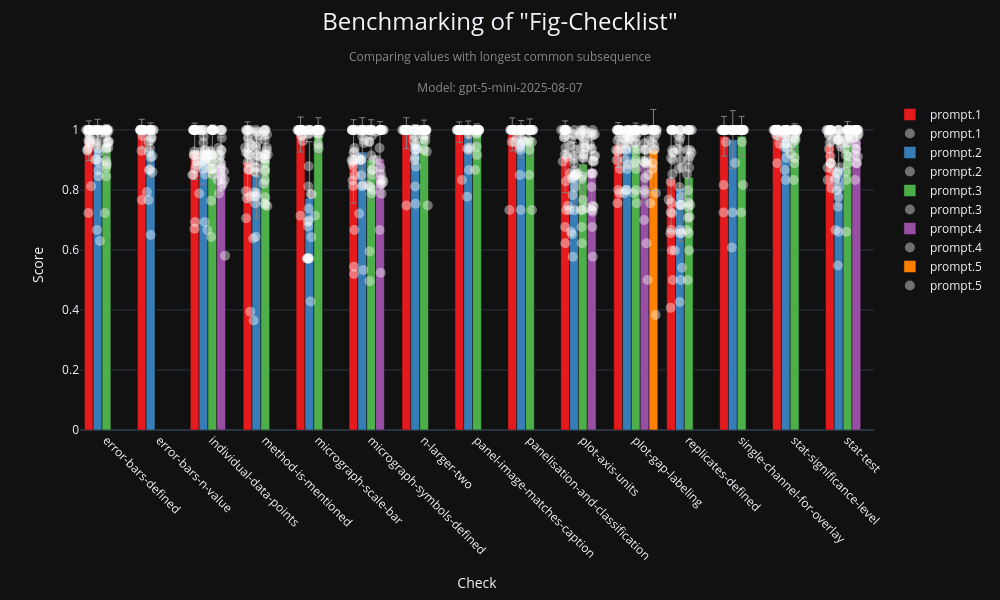

Notebook cell for this chart:
### Code cell
fig, df = checklist_visualization(
    "fig-checklist",
    metric="longest_common_subsequence",  # "semantic_similarity", "perfect_match"
    model=MODEL,
    aggregation_level=0
)
fig.show()

### Figure 1 — Plotly figure (JSON) as saved in the notebook; plotly's stock layout.template omitted (floating-point values rounded to 4 significant figures; data arrays with more than 128 entries replaced by an {"elided": "..."} marker saying what was removed)
{"data": [{"error_y": {"array": [0.06604, 0.04901, 0.09392, 0.1343, 0.05831, 0.1388, 0.05135, 0.03402, 0.05489, 0.1196, 0.07473, 0.1745, 0.0661, 0.02413, 0.06242], "color": "grey", "thickness": 1, "type": "data", "visible": true, "width": 3}, "hoverinfo": "text", "hovertext": ["Check: error-bars-defined<br>Average Score: 0.964<br>Prompt: prompt.1<br>Num Points: 24", "Check: error-bars-n-value<br>Average Score: 0.987<br>Prompt: prompt.1<br>Num Points: 24", "Check: individual-data-points<br>Average Score: 0.929<br>Prompt: prompt.1<br>Num Points: 24", "Check: method-is-mentioned<br>Average Score: 0.893<br>Prompt: prompt.1<br>Num Points: 24", "Check: micrograph-scale-bar<br>Average Score: 0.985<br>Prompt: prompt.1<br>Num Points: 24", "Check: micrograph-symbols-defined<br>Average Score: 0.895<br>Prompt: prompt.1<br>Num Points: 24", "Check: n-larger-two<br>Average Score: 0.990<br>Prompt: prompt.1<br>Num Points: 24", "Check: panel-image-matches-caption<br>Average Score: 0.993<br>Prompt: prompt.1<br>Num Points: 24", "Check: panelisation-and-classification<br>Average Score: 0.986<br>Prompt: prompt.1<br>Num Points: 24", "Check: plot-axis-units<br>Average Score: 0.911<br>Prompt: prompt.1<br>Num Points: 24", "Check: plot-gap-labeling<br>Average Score: 0.950<br>Prompt: prompt.1<br>Num Points: 24", "Check: replicates-defined<br>Average Score: 0.836<br>Prompt: prompt.1<br>Num Points: 24", "Check: single-channel-for-overlay<br>Average Score: 0.979<br>Prompt: prompt.1<br>Num Points: 24", "Check: stat-significance-level<br>Average Score: 0.992<br>Prompt: prompt.1<br>Num Points: 24", "Check: stat-test<br>Average Score: 0.949<br>Prompt: prompt.1<br>Num Points: 24"], "marker": {"color": "rgb(228,26,28)"}, "name": "prompt.1", "showlegend": true, "type": "bar", "width": 0.1667, "x": [-0.3333, 0.6667, 1.667, 2.667, 3.667, 4.667, 5.667, 6.667, 7.667, 8.667, 9.667, 10.67, 11.67, 12.67, 13.67], "y": [0.9642, 0.9866, 0.9288, 0.8929, 0.9849, 0.8954, 0.9895, 0.9931, 0.9856, 0.9108, 0.9499, 0.8363, 0.9792, 0.9918, 0.9493]}, {"hovertext": {"elided": "360 str values"}, "marker": {"color": "white", "line": {"color": "white", "width": 0}, "opacity": 0.4, "size": 10}, "mode": "markers", "name": "prompt.1", "showlegend": true, "type": "scatter", "x": {"elided": "360 float values"}, "y": {"elided": "360 float values"}}, {"error_y": {"array": [0.1008, 0.09148, 0.0874, 0.1448, 0.1883, 0.1143, 0.06482, 0.05344, 0.06135, 0.1079, 0.06792, 0.1759, 0.09691, 0.04601, 0.1261], "color": "grey", "thickness": 1, "type": "data", "visible": true, "width": 3}, "hoverinfo": "text", "hovertext": ["Check: error-bars-defined<br>Average Score: 0.935<br>Prompt: prompt.2<br>Num Points: 24", "Check: error-bars-n-value<br>Average Score: 0.932<br>Prompt: prompt.2<br>Num Points: 24", "Check: individual-data-points<br>Average Score: 0.906<br>Prompt: prompt.2<br>Num Points: 24", "Check: method-is-mentioned<br>Average Score: 0.850<br>Prompt: prompt.2<br>Num Points: 24", "Check: micrograph-scale-bar<br>Average Score: 0.773<br>Prompt: prompt.2<br>Num Points: 24", "Check: micrograph-symbols-defined<br>Average Score: 0.927<br>Prompt: prompt.2<br>Num Points: 24", "Check: n-larger-two<br>Average Score: 0.954<br>Prompt: prompt.2<br>Num Points: 24", "Check: panel-image-matches-caption<br>Average Score: 0.976<br>Prompt: prompt.2<br>Num Points: 24", "Check: panelisation-and-classification<br>Average Score: 0.970<br>Prompt: prompt.2<br>Num Points: 24", "Check: plot-axis-units<br>Average Score: 0.850<br>Prompt: prompt.2<br>Num Points: 24", "Check: plot-gap-labeling<br>Average Score: 0.944<br>Prompt: prompt.2<br>Num Points: 24", "Check: replicates-defined<br>Average Score: 0.805<br>Prompt: prompt.2<br>Num Points: 24", "Check: single-channel-for-overlay<br>Average Score: 0.968<br>Prompt: prompt.2<br>Num Points: 24", "Check: stat-significance-level<br>Average Score: 0.968<br>Prompt: prompt.2<br>Num Points: 24", "Check: stat-test<br>Average Score: 0.875<br>Prompt: prompt.2<br>Num Points: 24"], "marker": {"color": "rgb(55,126,184)"}, "name": "prompt.2", "showlegend": true, "type": "bar", "width": 0.1667, "x": [-0.1667, 0.8333, 1.833, 2.833, 3.833, 4.833, 5.833, 6.833, 7.833, 8.833, 9.833, 10.83, 11.83, 12.83, 13.83], "y": [0.9348, 0.932, 0.9064, 0.8501, 0.7728, 0.9266, 0.9537, 0.9763, 0.9702, 0.8499, 0.9439, 0.805, 0.9676, 0.9681, 0.8749]}, {"hovertext": {"elided": "360 str values"}, "marker": {"color": "white", "line": {"color": "white", "width": 0}, "opacity": 0.4, "size": 10}, "mode": "markers", "name": "prompt.2", "showlegend": true, "type": "scatter", "x": {"elided": "360 float values"}, "y": {"elided": "360 float values"}}, {"error_y": {"array": [0.06656, 0.08929, 0.08275, 0.05909, 0.1338, 0.05343, 0.03261, 0.06169, 0.1144, 0.07538, 0.1492, 0.0661, 0.04275, 0.07801], "color": "grey", "thickness": 1, "type": "data", "visible": true, "width": 3}, "hoverinfo": "text", "hovertext": ["Check: error-bars-defined<br>Average Score: 0.952<br>Prompt: prompt.3<br>Num Points: 24", "Check: individual-data-points<br>Average Score: 0.928<br>Prompt: prompt.3<br>Num Points: 24", "Check: method-is-mentioned<br>Average Score: 0.899<br>Prompt: prompt.3<br>Num Points: 24", "Check: micrograph-scale-bar<br>Average Score: 0.982<br>Prompt: prompt.3<br>Num Points: 24", "Check: micrograph-symbols-defined<br>Average Score: 0.900<br>Prompt: prompt.3<br>Num Points: 24", "Check: n-larger-two<br>Average Score: 0.980<br>Prompt: prompt.3<br>Num Points: 24", "Check: panel-image-matches-caption<br>Average Score: 0.988<br>Prompt: prompt.3<br>Num Points: 24", "Check: panelisation-and-classification<br>Average Score: 0.975<br>Prompt: prompt.3<br>Num Points: 24", "Check: plot-axis-units<br>Average Score: 0.887<br>Prompt: prompt.3<br>Num Points: 24", "Check: plot-gap-labeling<br>Average Score: 0.948<br>Prompt: prompt.3<br>Num Points: 24", "Check: replicates-defined<br>Average Score: 0.843<br>Prompt: prompt.3<br>Num Points: 24", "Check: single-channel-for-overlay<br>Average Score: 0.979<br>Prompt: prompt.3<br>Num Points: 24", "Check: stat-significance-level<br>Average Score: 0.978<br>Prompt: prompt.3<br>Num Points: 24", "Check: stat-test<br>Average Score: 0.950<br>Prompt: prompt.3<br>Num Points: 24"], "marker": {"color": "rgb(77,175,74)"}, "name": "prompt.3", "showlegend": true, "type": "bar", "width": 0.1667, "x": [0, 2, 3, 4, 5, 6, 7, 8, 9, 10, 11, 12, 13, 14], "y": [0.952, 0.9278, 0.8994, 0.9819, 0.9003, 0.9795, 0.9877, 0.9751, 0.887, 0.9477, 0.8426, 0.9792, 0.9781, 0.95]}, {"hovertext": {"elided": "336 str values"}, "marker": {"color": "white", "line": {"color": "white", "width": 0}, "opacity": 0.4, "size": 10}, "mode": "markers", "name": "prompt.3", "showlegend": true, "type": "scatter", "x": {"elided": "336 float values"}, "y": {"elided": "336 float values"}}, {"error_y": {"array": [0.09139, 0.1247, 0.1146, 0.1301, 0.04686], "color": "grey", "thickness": 1, "type": "data", "visible": true, "width": 3}, "hoverinfo": "text", "hovertext": ["Check: individual-data-points<br>Average Score: 0.886<br>Prompt: prompt.4<br>Num Points: 24", "Check: micrograph-symbols-defined<br>Average Score: 0.903<br>Prompt: prompt.4<br>Num Points: 24", "Check: plot-axis-units<br>Average Score: 0.869<br>Prompt: prompt.4<br>Num Points: 24", "Check: plot-gap-labeling<br>Average Score: 0.889<br>Prompt: prompt.4<br>Num Points: 24", "Check: stat-test<br>Average Score: 0.965<br>Prompt: prompt.4<br>Num Points: 24"], "marker": {"color": "rgb(152,78,163)"}, "name": "prompt.4", "showlegend": true, "type": "bar", "width": 0.1667, "x": [2.167, 5.167, 9.167, 10.17, 14.17], "y": [0.8856, 0.9032, 0.8688, 0.8886, 0.9652]}, {"hovertext": ["10.1038_emboj.2009.312", "10.1038_s44319-025-00432-6", "10.1038_emboj.2009.340", "10.1038_s44319-025-00438-0", "10.1038_embor.2009.217", "10.1038_s44320-025-00092-7", "10.1038_s44320-025-00092-7", "10.1038_embor.2009.233", "10.1038_s44320-025-00094-5", "10.1038_s44318-025-00409-0", "10.1038_s44320-025-00096-3", "10.1038_s44318-025-00412-5", "10.1038_s44321-025-00219-1", "10.1038_s44318-025-00416-1", "10.1038_s44319-025-00415-7", "10.1038_s44321-025-00224-4", "10.15252_emmm.201404392", "10.15252_emmm.201404392", "10.15252_emmm.201404392", "10.15252_emmm.201606261", "10.1038_s44319-025-00629-9", "10.1038_s41592-023-01987", "10.1242_jcs.242834", "10.1242_jcs.242834", "10.1038_emboj.2009.312", "10.1038_s44319-025-00432-6", "10.1038_emboj.2009.340", "10.1038_s44319-025-00438-0", "10.1038_embor.2009.217", "10.1038_s44320-025-00092-7", "10.1038_s44320-025-00092-7", "10.1038_embor.2009.233", "10.1038_s44320-025-00094-5", "10.1038_s44318-025-00409-0", "10.1038_s44320-025-00096-3", "10.1038_s44318-025-00412-5", "10.1038_s44321-025-00219-1", "10.1038_s44318-025-00416-1", "10.1038_s44319-025-00415-7", "10.1038_s44321-025-00224-4", "10.15252_emmm.201404392", "10.15252_emmm.201404392", "10.15252_emmm.201404392", "10.15252_emmm.201606261", "10.1038_s44319-025-00629-9", "10.1038_s41592-023-01987", "10.1242_jcs.242834", "10.1242_jcs.242834", "10.1038_emboj.2009.312", "10.1038_s44319-025-00432-6", "10.1038_emboj.2009.340", "10.1038_s44319-025-00438-0", "10.1038_embor.2009.217", "10.1038_s44320-025-00092-7", "10.1038_s44320-025-00092-7", "10.1038_embor.2009.233", "10.1038_s44320-025-00094-5", "10.1038_s44318-025-00409-0", "10.1038_s44320-025-00096-3", "10.1038_s44318-025-00412-5", "10.1038_s44321-025-00219-1", "10.1038_s44318-025-00416-1", "10.1038_s44319-025-00415-7", "10.1038_s44321-025-00224-4", "10.15252_emmm.201404392", "10.15252_emmm.201404392", "10.15252_emmm.201404392", "10.15252_emmm.201606261", "10.1038_s44319-025-00629-9", "10.1038_s41592-023-01987", "10.1242_jcs.242834", "10.1242_jcs.242834", "10.1038_emboj.2009.312", "10.1038_s44319-025-00432-6", "10.1038_emboj.2009.340", "10.1038_s44319-025-00438-0", "10.1038_embor.2009.217", "10.1038_s44320-025-00092-7", "10.1038_s44320-025-00092-7", "10.1038_embor.2009.233", "10.1038_s44320-025-00094-5", "10.1038_s44318-025-00409-0", "10.1038_s44320-025-00096-3", "10.1038_s44318-025-00412-5", "10.1038_s44321-025-00219-1", "10.1038_s44318-025-00416-1", "10.1038_s44319-025-00415-7", "10.1038_s44321-025-00224-4", "10.15252_emmm.201404392", "10.15252_emmm.201404392", "10.15252_emmm.201404392", "10.15252_emmm.201606261", "10.1038_s44319-025-00629-9", "10.1038_s41592-023-01987", "10.1242_jcs.242834", "10.1242_jcs.242834", "10.1038_emboj.2009.312", "10.1038_s44319-025-00432-6", "10.1038_emboj.2009.340", "10.1038_s44319-025-00438-0", "10.1038_embor.2009.217", "10.1038_s44320-025-00092-7", "10.1038_s44320-025-00092-7", "10.1038_embor.2009.233", "10.1038_s44320-025-00094-5", "10.1038_s44318-025-00409-0", "10.1038_s44320-025-00096-3", "10.1038_s44318-025-00412-5", "10.1038_s44321-025-00219-1", "10.1038_s44318-025-00416-1", "10.1038_s44319-025-00415-7", "10.1038_s44321-025-00224-4", "10.15252_emmm.201404392", "10.15252_emmm.201404392", "10.15252_emmm.201404392", "10.15252_emmm.201606261", "10.1038_s44319-025-00629-9", "10.1038_s41592-023-01987", "10.1242_jcs.242834", "10.1242_jcs.242834"], "marker": {"color": "white", "line": {"color": "white", "width": 0}, "opacity": 0.4, "size": 10}, "mode": "markers", "name": "prompt.4", "showlegend": true, "type": "scatter", "x": [2.188, 2.125, 2.157, 2.179, 2.152, 2.241, 2.175, 2.12, 2.196, 2.154, 2.222, 2.173, 2.168, 2.122, 2.102, 2.172, 2.135, 2.168, 2.159, 2.17, 2.152, 2.231, 2.165, 2.15, 5.211, 5.2, 5.167, 5.175, 5.167, 5.175, 5.166, 5.173, 5.159, 5.185, 5.163, 5.176, 5.11, 5.163, 5.181, 5.236, 5.186, 5.095, 5.198, 5.159, 5.229, 5.197, 5.2, 5.231, 9.154, 9.169, 9.161, 9.15, 9.187, 9.189, 9.205, 9.185, 9.18, 9.141, 9.164, 9.176, 9.191, 9.206, 9.185, 9.208, 9.172, 9.1, 9.174, 9.192, 9.133, 9.231, 9.2, 9.226, 10.16, 10.11, 10.22, 10.17, 10.18, 10.2, 10.16, 10.16, 10.18, 10.17, 10.19, 10.21, 10.15, 10.18, 10.21, 10.2, 10.23, 10.16, 10.21, 10.15, 10.16, 10.14, 10.18, 10.14, 14.16, 14.15, 14.14, 14.11, 14.16, 14.18, 14.16, 14.16, 14.2, 14.21, 14.16, 14.19, 14.17, 14.21, 14.1, 14.14, 14.16, 14.12, 14.2, 14.14, 14.17, 14.18, 14.17, 14.12], "y": [1.0, 0.7885, 1.0, 0.9744, 1.0, 0.5812, 0.8373, 0.9405, 0.8194, 0.916, 0.8615, 0.9318, 0.8119, 0.9167, 0.8333, 1.0, 0.9062, 0.875, 0.85, 0.9333, 0.8646, 0.8333, 0.8872, 0.8917, 0.8358, 1.0, 0.8337, 0.874, 1.0, 1.0, 1.0, 0.8195, 0.6667, 1.0, 1.0, 1.0, 0.8996, 1.0, 0.5244, 1.0, 0.8544, 0.9946, 1.0, 0.94, 1.0, 0.7879, 0.82, 0.8273, 0.9901, 0.7333, 0.9811, 0.9354, 0.7471, 0.5778, 0.7443, 0.7272, 0.6769, 0.8548, 0.8101, 0.8555, 0.9829, 0.8967, 1.0, 0.913, 0.9383, 0.9885, 0.8975, 0.8546, 0.9519, 0.9143, 0.8943, 0.9858, 0.7995, 1.0, 0.5, 0.9333, 1.0, 0.6222, 0.7, 0.9559, 0.7889, 0.84, 0.9358, 0.8913, 1.0, 1.0, 0.9333, 0.9, 0.85, 1.0, 1.0, 1.0, 0.8917, 1.0, 0.8893, 0.8964, 1.0, 0.8333, 0.9167, 0.9722, 0.8889, 0.8889, 0.9375, 0.9549, 0.9113, 1.0, 1.0, 1.0, 1.0, 0.9887, 1.0, 1.0, 0.9366, 1.0, 0.9829, 1.0, 1.0, 1.0, 0.9757, 0.9779]}, {"error_y": {"array": [0.1353], "color": "grey", "thickness": 1, "type": "data", "visible": true, "width": 3}, "hoverinfo": "text", "hovertext": ["Check: plot-gap-labeling<br>Average Score: 0.933<br>Prompt: prompt.5<br>Num Points: 24"], "marker": {"color": "rgb(255,127,0)"}, "name": "prompt.5", "showlegend": true, "type": "bar", "width": 0.1667, "x": [10.33], "y": [0.9332]}, {"hovertext": ["10.1038_emboj.2009.312", "10.1038_s44319-025-00432-6", "10.1038_emboj.2009.340", "10.1038_s44319-025-00438-0", "10.1038_embor.2009.217", "10.1038_s44320-025-00092-7", "10.1038_s44320-025-00092-7", "10.1038_embor.2009.233", "10.1038_s44320-025-00094-5", "10.1038_s44318-025-00409-0", "10.1038_s44320-025-00096-3", "10.1038_s44318-025-00412-5", "10.1038_s44321-025-00219-1", "10.1038_s44318-025-00416-1", "10.1038_s44319-025-00415-7", "10.1038_s44321-025-00224-4", "10.15252_emmm.201404392", "10.15252_emmm.201404392", "10.15252_emmm.201404392", "10.15252_emmm.201606261", "10.1038_s44319-025-00629-9", "10.1038_s41592-023-01987", "10.1242_jcs.242834", "10.1242_jcs.242834"], "marker": {"color": "white", "line": {"color": "white", "width": 0}, "opacity": 0.4, "size": 10}, "mode": "markers", "name": "prompt.5", "showlegend": true, "type": "scatter", "x": [10.33, 10.4, 10.37, 10.39, 10.3, 10.27, 10.35, 10.26, 10.38, 10.31, 10.36, 10.31, 10.34, 10.31, 10.34, 10.38, 10.29, 10.34, 10.3, 10.38, 10.34, 10.34, 10.32, 10.35], "y": [0.9995, 1.0, 0.3833, 0.9889, 1.0, 0.7556, 0.95, 0.9654, 0.7889, 0.96, 0.9358, 0.8703, 1.0, 1.0, 0.9333, 1.0, 1.0, 1.0, 1.0, 1.0, 1.0, 1.0, 0.8893, 0.9764]}], "layout": {"barmode": "group", "height": 600, "title": {"font": {"size": 24}, "text": "Benchmarking of \"Fig-Checklist\"<br><span style=\"font-size: 0.5em; color: #888;\">Comparing values with longest common subsequence</span><br><span style=\"font-size: 0.5em; color: #888;\">Model: gpt-5-mini-2025-08-07</span>", "x": 0.5, "y": 0.95}, "width": 1000, "xaxis": {"range": [-0.5, 14.5], "tickangle": 45, "ticktext": ["error-bars-defined", "error-bars-n-value", "individual-data-points", "method-is-mentioned", "micrograph-scale-bar", "micrograph-symbols-defined", "n-larger-two", "panel-image-matches-caption", "panelisation-and-classification", "plot-axis-units", "plot-gap-labeling", "replicates-defined", "single-channel-for-overlay", "stat-significance-level", "stat-test"], "tickvals": [0, 1, 2, 3, 4, 5, 6, 7, 8, 9, 10, 11, 12, 13, 14], "title": {"text": "Check"}}, "yaxis": {"range": [0, 1.1], "title": {"text": "Score"}}}}
